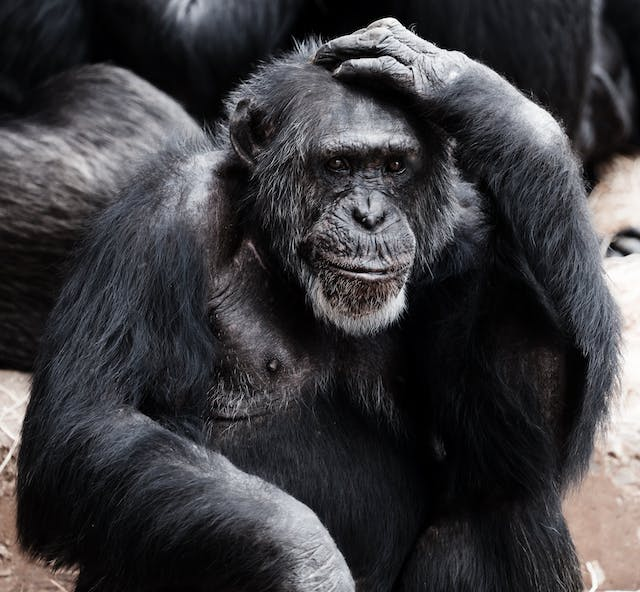
#> input picture chimpanzee.jpg, 640 x 592 px
$ python chimpanzee.py
#> lines starting #> are read from the running program, lines starting #| are printed output that depends on the picture; after the words box and inside, x2 and y2 are one past the last pixel; in counts of white or black regions, pixels touching at a corner belong together
import cv2
face_cascade=cv2.CascadeClassifier('haarcascade_frontalface_default.xml')
img=cv2.imread('chimpanzee.jpg')
#> img is the input picture: shape (592, 640, 3); mean B, G, R 63.1, 60, 61.2
gray_img=cv2.cvtColor(img,cv2.COLOR_BGR2GRAY)
face=face_cascade.detectMultiScale(gray_img,scaleFactor=1.1, minNeighbors = 3)
#> face = [[228, 85, 251, 251]]

for x,y,w,h in face:
    cv2.rectangle(img,(x,y),(x+w,y+h),(0,255,0),2)
#> this loop made 1 pass
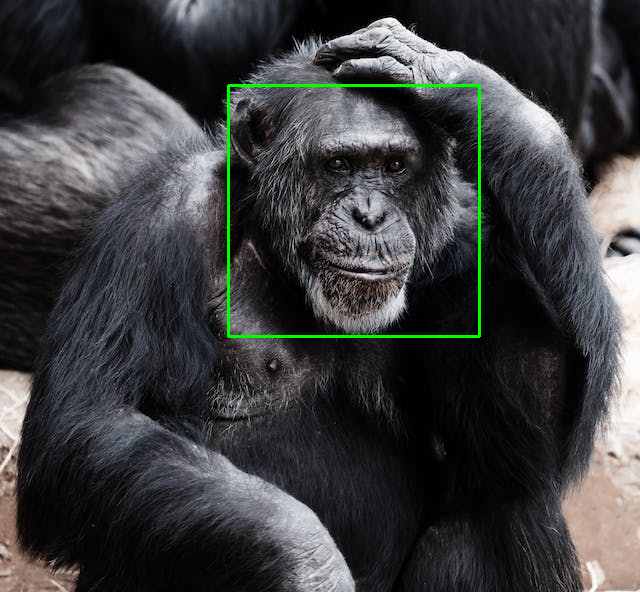
#> img: shape (592, 640, 3); 0.79% of pixels changed, all inside (x1, y1, x2, y2) = (227, 84, 481, 338)


cv2.imshow('image',img)
cv2.waitKey(0)
#> (the run stopped early here; a loop or call above may not have finished)

$ run again, with fruit.jpg copied over chimpanzee.jpg
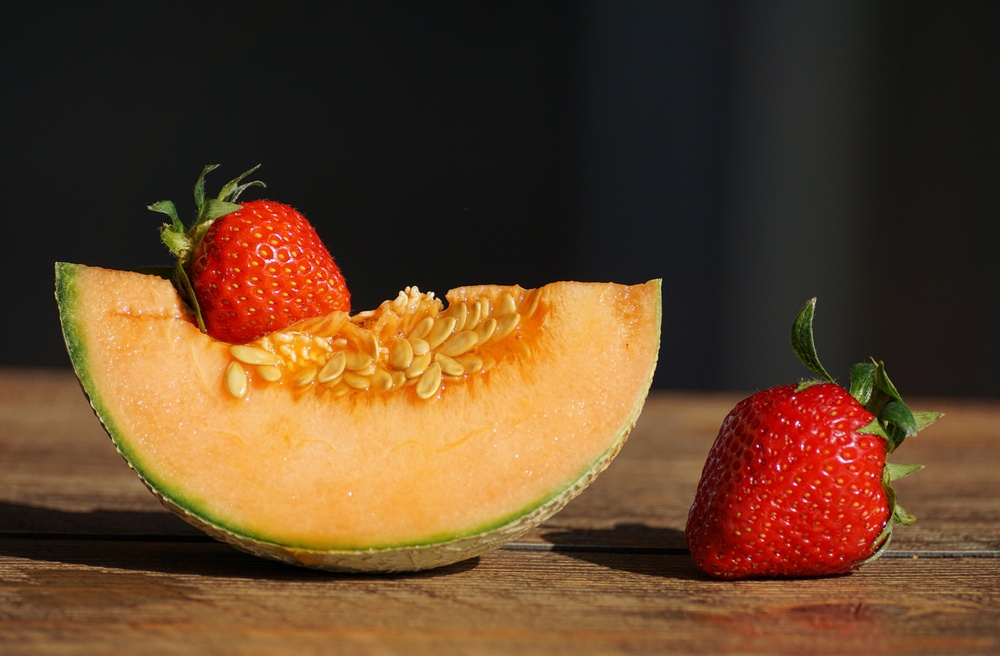
#> input picture fruit.jpg, 1000 x 656 px, shrunk from 6000 x 3935 before the run
#> img is the input picture: shape (656, 1000, 3); mean B, G, R 40, 67, 98.1
#> `gray_img=cv2.cvtColor(img,cv2.COLOR_BGR2GRAY)`:
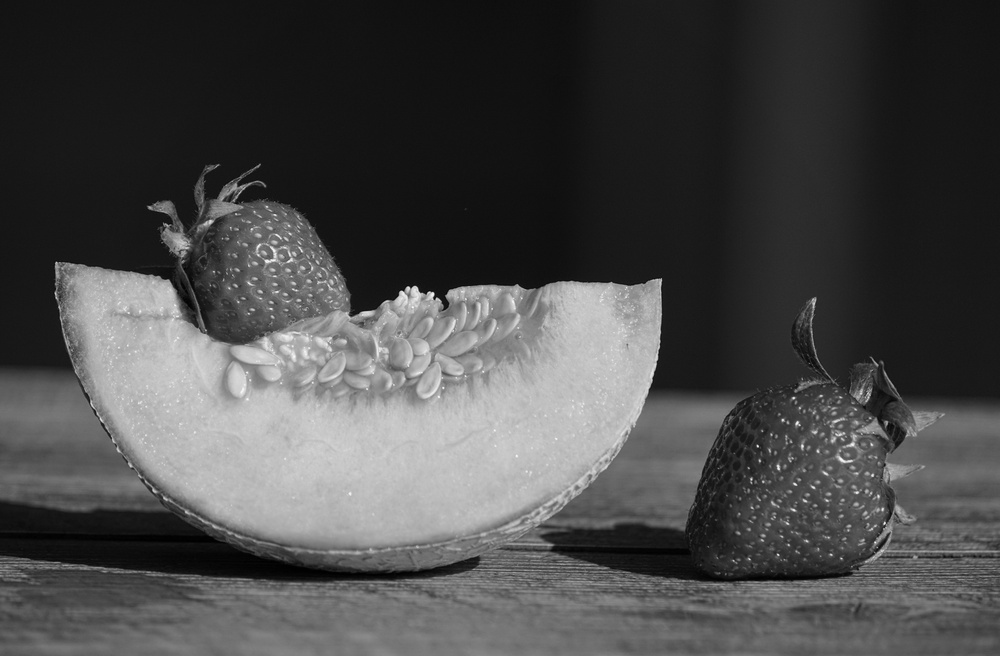
#> gray_img: shape (656, 1000); min 0, max 249, mean 73.2
#> face = [[437, 285, 60, 60]]
#> the loop `for x,y,w,h in face:` made 1 pass
#> after the loop `for x,y,w,h in face:`:
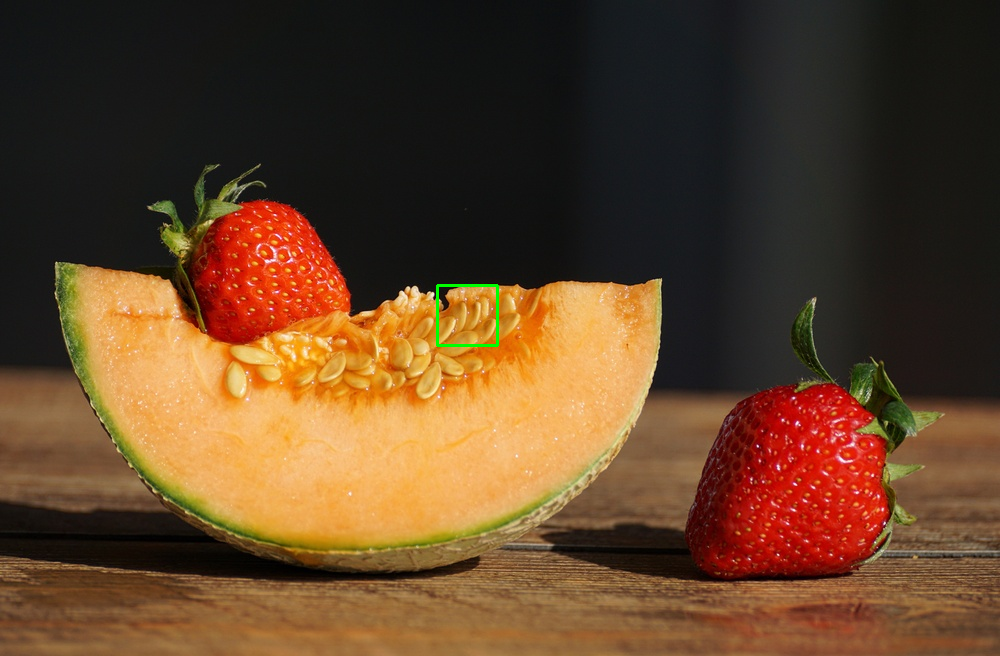
#> img: shape (656, 1000, 3); 0.11% of pixels changed, all inside (x1, y1, x2, y2) = (436, 284, 499, 347)
